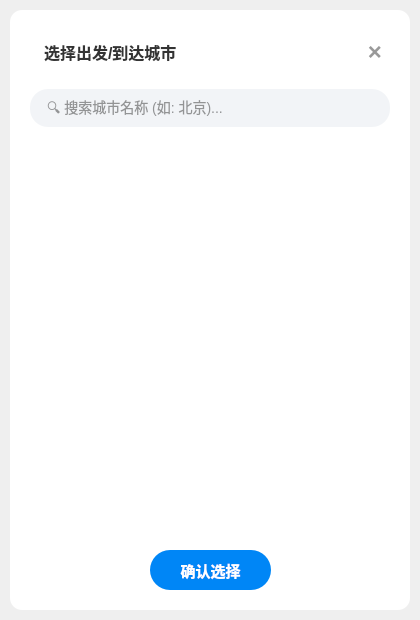
<?xml version="1.0" encoding="UTF-8"?>
<ui version="4.0">
 <class>CitySelector</class>
 <widget class="QDialog" name="CitySelector">
  <property name="geometry">
   <rect>
    <x>0</x>
    <y>0</y>
    <width>420</width>
    <height>620</height>
   </rect>
  </property>
  <property name="windowTitle">
   <string>城市选择</string>
  </property>
  <property name="styleSheet">
   <string notr="true">/* 全局样式定义 */
QWidget#mainFrame {
	background-color: #ffffff;
	border-radius: 12px;
}

/* 标题栏 */
QLabel#lblTitle {
	font-size: 16px;
	font-weight: bold;
	color: #333333;
	padding: 10px;
}

/* 搜索框 */
QLineEdit {
	background-color: #f2f4f7;
	border: none;
	border-radius: 18px;
	padding: 10px 15px;
	font-size: 14px;
	color: #333333;
}
QLineEdit:focus {
	background-color: #ffffff;
	border: 1px solid #0086F6;
}

/* 树列表 */
QTreeWidget {
	border: none;
	background-color: transparent;
	color: #333333;
	font-size: 14px;
}
QTreeWidget::item {
	height: 44px;
	padding-left: 10px;
	border-bottom: 1px solid #f5f5f5;
}
QTreeWidget::item:hover {
	background-color: #f7f9fc;
}
QTreeWidget::item:selected {
	background-color: #eef6ff;
	color: #0086F6;
}

/* 滚动条美化 */
QScrollBar:vertical {
	border: none;
	background: transparent;
	width: 6px;
	margin: 0px;
}
QScrollBar::handle:vertical {
	background: #d0d0d0;
	min-height: 20px;
	border-radius: 3px;
}</string>
  </property>
  <layout class="QVBoxLayout" name="verticalLayout">
   <property name="spacing">
    <number>0</number>
   </property>
   <property name="leftMargin">
    <number>10</number>
   </property>
   <property name="topMargin">
    <number>10</number>
   </property>
   <property name="rightMargin">
    <number>10</number>
   </property>
   <property name="bottomMargin">
    <number>10</number>
   </property>
   <item>
    <widget class="QWidget" name="mainFrame" native="true">
     <layout class="QVBoxLayout" name="verticalLayout_Main">
      <property name="spacing">
       <number>15</number>
      </property>
      <property name="leftMargin">
       <number>20</number>
      </property>
      <property name="topMargin">
       <number>20</number>
      </property>
      <property name="rightMargin">
       <number>20</number>
      </property>
      <property name="bottomMargin">
       <number>20</number>
      </property>
      <item>
       <!-- 标题栏区域 -->
       <layout class="QHBoxLayout" name="horizontalLayout_Title">
        <item>
         <widget class="QLabel" name="lblTitle">
          <property name="text">
           <string>选择出发/到达城市</string>
          </property>
         </widget>
        </item>
        <item>
         <spacer name="horizontalSpacer">
          <property name="orientation">
           <enum>Qt::Horizontal</enum>
          </property>
          <property name="sizeHint" stdset="0">
           <size>
            <width>40</width>
            <height>20</height>
           </size>
          </property>
         </spacer>
        </item>
        <item>
         <widget class="QPushButton" name="btnClose">
          <property name="minimumSize">
           <size>
            <width>30</width>
            <height>30</height>
           </size>
          </property>
          <property name="cursor">
           <cursorShape>PointingHandCursor</cursorShape>
          </property>
          <property name="styleSheet">
           <string notr="true">QPushButton { border: none; font-size: 24px; color: #999; font-weight: bold; background:transparent; } QPushButton:hover { color: #FF4D4F; }</string>
          </property>
          <property name="text">
           <string>×</string>
          </property>
         </widget>
        </item>
       </layout>
      </item>
      <item>
       <!-- 搜索框 -->
       <widget class="QLineEdit" name="leSearch">
        <property name="placeholderText">
         <string>🔍 搜索城市名称 (如: 北京)...</string>
        </property>
       </widget>
      </item>
      <item>
       <!-- 树形列表 -->
       <widget class="QTreeWidget" name="treeCities">
        <property name="indentation">
         <number>20</number>
        </property>
        <property name="rootIsDecorated">
         <bool>true</bool>
        </property>
        <property name="headerHidden">
         <bool>true</bool>
        </property>
        <column>
         <property name="text">
          <string>City</string>
         </property>
        </column>
       </widget>
      </item>
      <item>
       <!-- 底部按钮区域 -->
       <layout class="QHBoxLayout" name="horizontalLayout_Btn">
        <item>
         <spacer name="horizontalSpacer_2">
          <property name="orientation">
           <enum>Qt::Horizontal</enum>
          </property>
          <property name="sizeHint" stdset="0">
           <size>
            <width>40</width>
            <height>20</height>
           </size>
          </property>
         </spacer>
        </item>
        <item>
         <widget class="QPushButton" name="btnConfirm">
          <property name="minimumSize">
           <size>
            <width>0</width>
            <height>40</height>
           </size>
          </property>
          <property name="cursor">
           <cursorShape>PointingHandCursor</cursorShape>
          </property>
          <property name="styleSheet">
           <string notr="true">QPushButton { background-color: #0086F6; color: white; border-radius: 20px; font-weight: bold; font-size: 15px; border: none; padding-left:30px; padding-right:30px; }
QPushButton:hover { background-color: #0070d0; }
QPushButton:pressed { background-color: #005bb5; }</string>
          </property>
          <property name="text">
           <string>确认选择</string>
          </property>
         </widget>
        </item>
        <item>
         <spacer name="horizontalSpacer_3">
          <property name="orientation">
           <enum>Qt::Horizontal</enum>
          </property>
          <property name="sizeHint" stdset="0">
           <size>
            <width>40</width>
            <height>20</height>
           </size>
          </property>
         </spacer>
        </item>
       </layout>
      </item>
     </layout>
    </widget>
   </item>
  </layout>
 </widget>
 <resources/>
 <connections/>
</ui>
